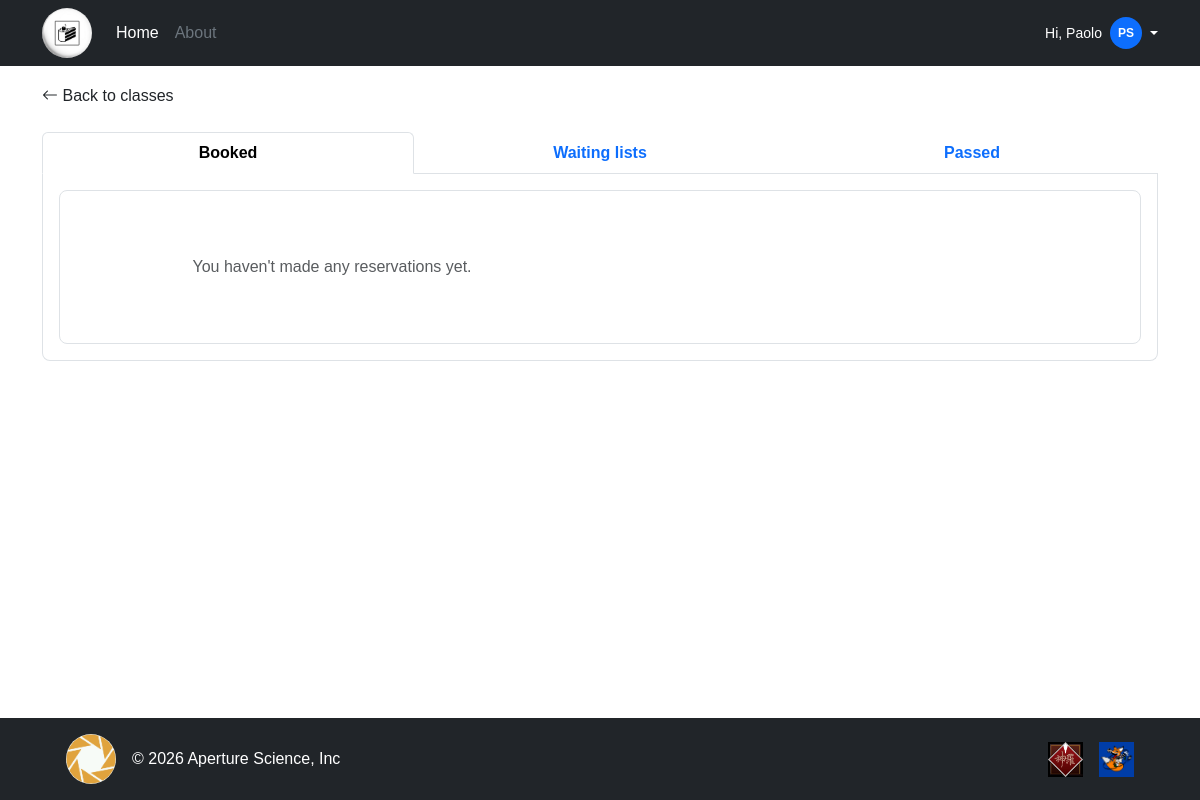
/student_profile (signed in), run on an earlier commit of the app's database.
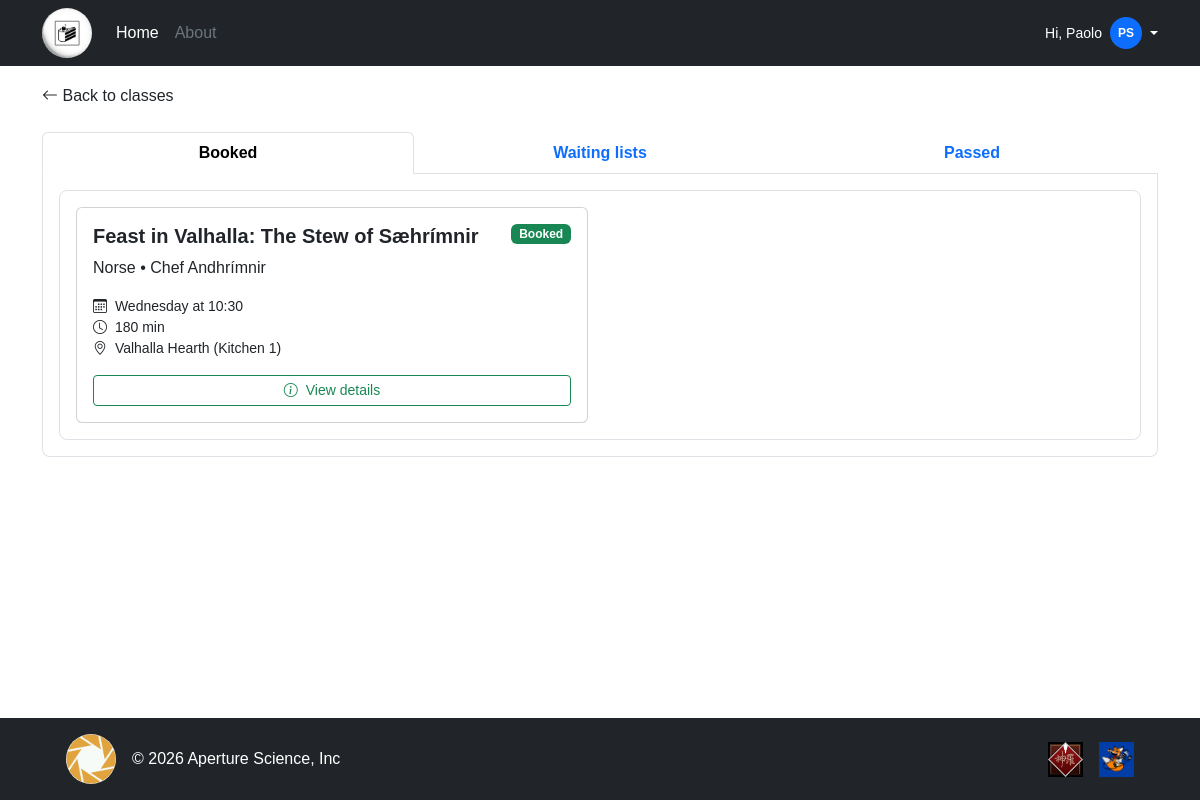
And on a later commit of the database.
### tables this page shows
CREATE TABLE "CLASS_SESSION" (
	"id"	INTEGER NOT NULL UNIQUE,
	"max_capacity"	INTEGER NOT NULL,
	"start_time"	TEXT NOT NULL,
	"day_of_week"	TEXT NOT NULL,
	"kitchen"	TEXT NOT NULL,
	"COOKING_CLASS_id"	INTEGER NOT NULL,
	PRIMARY KEY("id" AUTOINCREMENT),
	FOREIGN KEY("COOKING_CLASS_id") REFERENCES "COOKING_CLASS"("id") ON DELETE CASCADE
);

CREATE TABLE "COOKING_CLASS" (
	"id"	INTEGER NOT NULL UNIQUE,
	"cuisine"	TEXT NOT NULL,
	"title"	TEXT NOT NULL,
	"duration"	INTEGER NOT NULL,
	"difficulty"	TEXT NOT NULL CHECK("difficulty" IN ('Beginner', 'Intermediate', 'Advanced')),
	"chef_name"	TEXT NOT NULL,
	"description"	TEXT NOT NULL,
	"dietary_category"	TEXT NOT NULL CHECK("dietary_category" IN ('Standard', 'Vegetarian', 'Vegan', 'Gluten-free')),
	"photo_1"	TEXT NOT NULL,
	"photo_2"	TEXT NOT NULL,
	"photo_3"	TEXT NOT NULL,
	"USER_email"	TEXT NOT NULL,
	PRIMARY KEY("id" AUTOINCREMENT),
	FOREIGN KEY("USER_email") REFERENCES "USER"("email") ON DELETE CASCADE
);

### app.py (the view)
@app.route("/student_profile")
@login_required
def student_profile():
    all_sessions = booking_dao.get_user_enrolled_sessions(current_user.email)
    all_sessions.sort(key=lambda s: (utilities_dao.DAYS.index(s["day_of_week"]), s["start_time"]))
    upcoming_sessions = []
    past_sessions = []
    for session in all_sessions:
        day = session["day_of_week"]
        time = session["start_time"]
        duration = session["duration"]
        if booking_dao.check_end_of_session(day, time, duration):
            past_sessions.append(session)
        else:
            upcoming_sessions.append(session)
    return render_template("profiles/student_profile.html", upcoming_sessions=upcoming_sessions, past_sessions=past_sessions)

### app.py (called while the page is built)
@login_manager.user_loader
def load_user(user_id):
    db_user = user_dao.get_user_by_email(user_id)
    if not db_user:
        return None
    return User(
        email=db_user["email"],
        first_name=db_user["first_name"],
        last_name=db_user["last_name"],
        password=db_user["password_hash"],
        role=db_user["role"]
    )

### dao/booking_dao.py (called while the page is built)
def check_end_of_session(day, time, duration):
    session_start_time = utilities_dao.get_week_time(day, time)
    session_duration = utilities_dao.get_minutes(duration)
    session_end_time = session_start_time + session_duration
    current_time = utilities_dao.get_week_time(utilities_dao.CURRENT_DAY, utilities_dao.CURRENT_TIME)
    return current_time >= session_end_time

### dao/user_dao.py (called while the page is built)
def get_user_by_email(email):
    conn = utilities_dao.db_connect()
    cursor = conn.cursor()
    cursor.execute("SELECT * FROM user WHERE email = ?", (email,))
    user = cursor.fetchone()
    utilities_dao.close_connection(conn, cursor)
    return user

### dao/utilities_dao.py (called while the page is built)
def db_connect():
    conn = sqlite3.connect(DATABASE)
    conn.row_factory = sqlite3.Row
    return conn

def close_connection(conn, cursor):
    conn.commit()
    cursor.close()
    conn.close()

### templates/profiles/student_profile.html (shortened to what this page needs)
{% extends "base.html" %}
{% block content %}
<div class="container my-4">
    <a href="{{ url_for('home')}}" class="text-dark text-decoration-none">
        <i class="bi bi-arrow-left"></i> Back to classes
    </a>
    <div class="row mt-4">
        <div class="col-12">
            <ul class="nav nav-tabs nav-justified">
                <li class="nav-item">
                    <a class="nav-link active" data-bs-toggle="tab" href="#booked">
                        <strong>Booked</strong>
                    </a>
                </li>
                <li class="nav-item">
                    <a class="nav-link" data-bs-toggle="tab" href="#waiting">
                        <strong>Waiting lists</strong>
                    </a>
                </li>
                <li class="nav-item">
                    <a class="nav-link" data-bs-toggle="tab" href="#passed">
                        <strong>Passed</strong>
                    </a>
                </li>
            </ul>
            <div class="border border-top-0 rounded-bottom-3 p-3">
                <div class="tab-content border rounded-3 p-3">
                    <div id="booked" class="tab-pane fade show active">
                        <div class="row row-cols-1 row-cols-md-2 g-4">
                            {% for upcoming in upcoming_sessions %}
                            <div class="col">
                                <div class="card h-100">
                                    <div class="card-body">
                                        <div class="d-flex justify-content-between align-items-start mb-2">
                                            <h5 class="card-title fw-bold mb-0">{{ upcoming.title }}</h5>
                                            <span class="badge bg-success">Booked</span>
                                        </div>
                                        <p class="card-text mb-3">{{ upcoming.cuisine }} • Chef {{ upcoming.chef_name }}</p>
                                        <ul class="list-unstyled small mb-3">
                                            <li><i class="bi bi-calendar3 me-1"></i> {{ upcoming.day_of_week }} at {{ upcoming.start_time }}</li>
                                            <li><i class="bi bi-clock me-1"></i> {{ upcoming.duration }} min</li>
                                            <li><i class="bi bi-geo-alt me-1"></i> {{ upcoming.kitchen }}</li>
                                        </ul>
                                        <a href="{{ url_for('session_details', session_id=upcoming.id) }}"
                                            class="btn btn-outline-success btn-sm w-100">
                                            <i class="bi bi-info-circle me-1"></i> View details
                                        </a>
                                    </div>
                                </div>
                            </div>
                            {% else %}
                            <div class="col-12 text-center py-5 text-muted">
                                <p class="mb-0">You haven't made any reservations yet.</p>
                            </div>
                            {% endfor %}
                        </div>
                    </div>
                </div>
            </div>
        </div>
    </div>
</div>
{% endblock %}

What changed in the data, as far as the page shows it:
added CLASS_SESSION: title "Feast in Valhalla: The Stew of Sæhrímnir", cuisine "Norse", chef_name "Andhrímnir", day_of_week "Wednesday", start_time "10:30", duration "180", kitchen "Valhalla Hearth (Kitchen 1)"
Also different on the page:
text no longer shown: "You haven't made any reservations yet."
